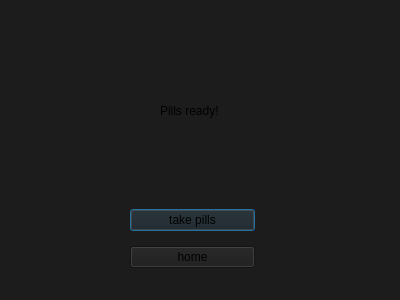
<?xml version="1.0" encoding="UTF-8"?>
<ui version="4.0">
 <class>Dialog</class>
 <widget class="QDialog" name="Dialog">
  <property name="geometry">
   <rect>
    <x>0</x>
    <y>0</y>
    <width>400</width>
    <height>300</height>
   </rect>
  </property>
  <property name="windowTitle">
   <string>Dialog</string>
  </property>
  <widget class="QWidget" name="widget" native="true">
   <property name="geometry">
    <rect>
     <x>0</x>
     <y>0</y>
     <width>401</width>
     <height>311</height>
    </rect>
   </property>
   <property name="styleSheet">
    <string notr="true">background-color:rgb(28, 28, 28)</string>
   </property>
   <widget class="QWidget" name="widget_2" native="true">
    <property name="geometry">
     <rect>
      <x>130</x>
      <y>200</y>
      <width>125</width>
      <height>78</height>
     </rect>
    </property>
    <layout class="QVBoxLayout" name="verticalLayout">
     <item>
      <widget class="QPushButton" name="pushButton_2">
       <property name="text">
        <string>take pills</string>
       </property>
      </widget>
     </item>
     <item>
      <widget class="QPushButton" name="pushButton">
       <property name="text">
        <string>home</string>
       </property>
      </widget>
     </item>
    </layout>
   </widget>
   <widget class="QLabel" name="label">
    <property name="geometry">
     <rect>
      <x>160</x>
      <y>80</y>
      <width>151</width>
      <height>61</height>
     </rect>
    </property>
    <property name="text">
     <string>Pills ready!</string>
    </property>
   </widget>
  </widget>
 </widget>
 <resources/>
 <connections/>
</ui>
